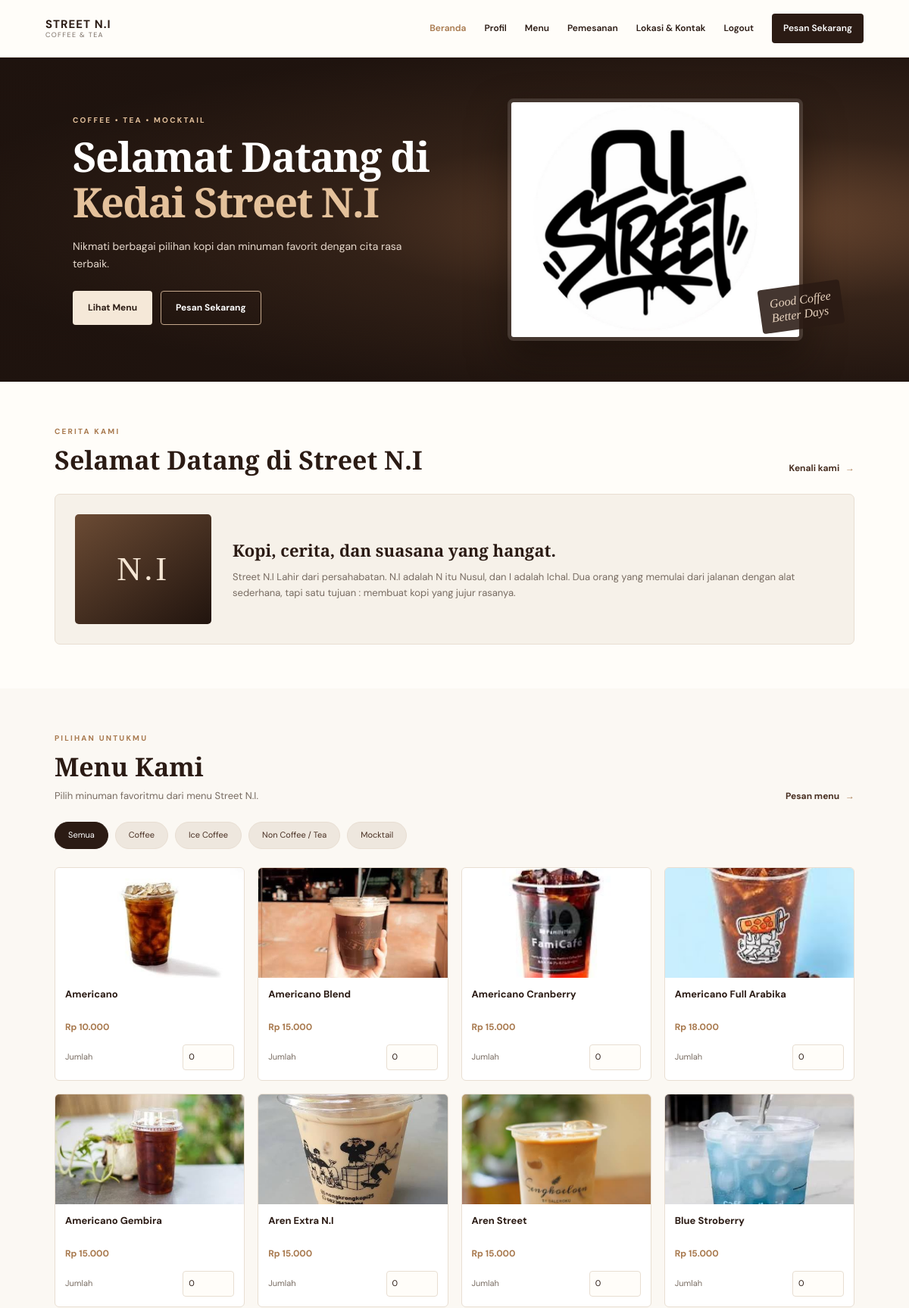
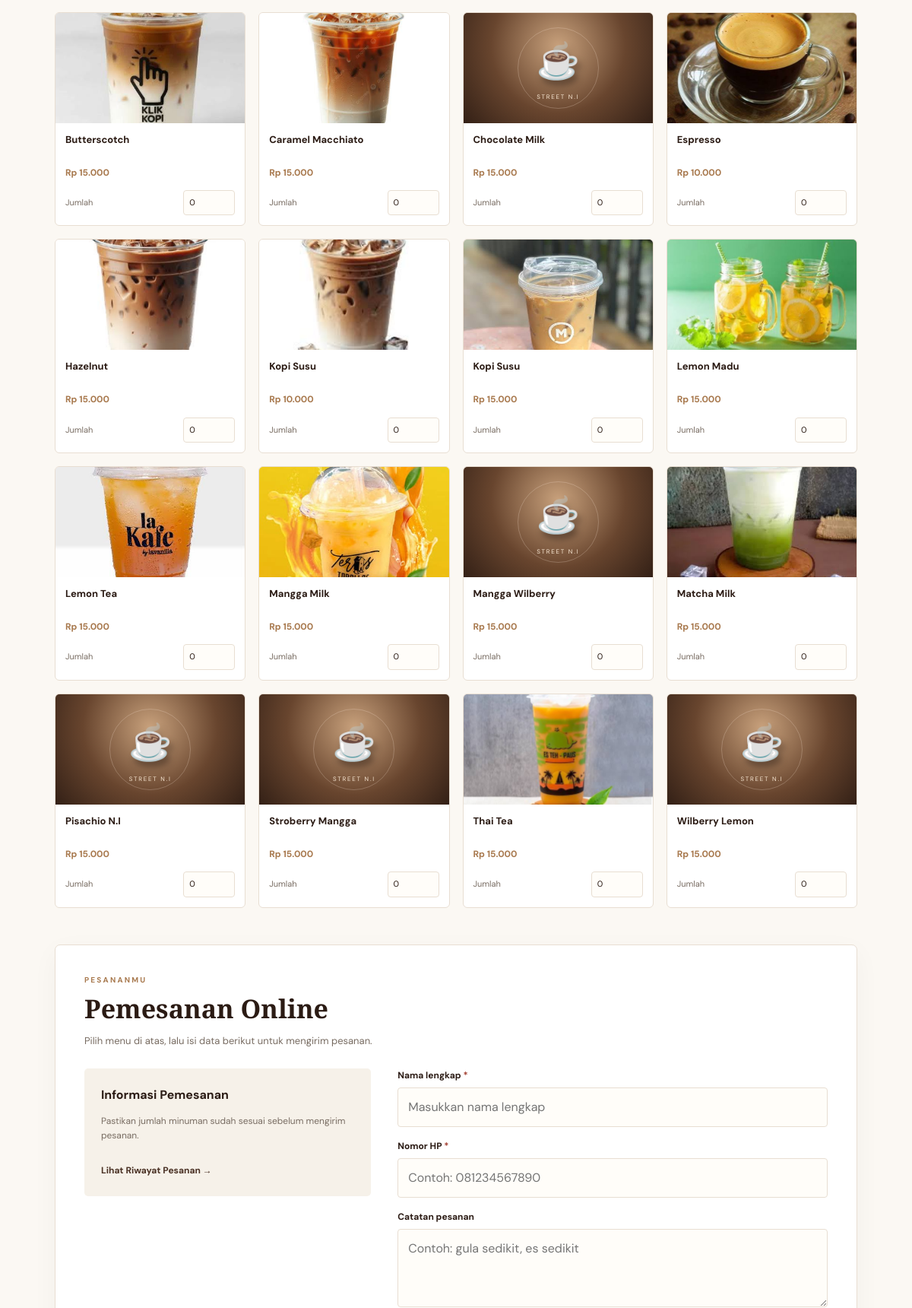
Page /index.php (signed in, upper part) on the committed database (2 pictures, top to bottom).
### tables this page shows
CREATE TABLE `produk` (
  `id_produk` int(11) NOT NULL,
  `id_kategori` int(11) NOT NULL,
  `nama_produk` varchar(100) NOT NULL,
  `deskripsi` text DEFAULT NULL,
  `harga` decimal(10,2) NOT NULL,
  `foto` varchar(255) DEFAULT NULL
);

### index.php (the view, shortened to what this page needs)
<?php
require __DIR__ . '/config/koneksi.php';
$query = mysqli_query(
    $koneksi,
       "SELECT id_produk, nama_produk, harga, foto
     FROM produk
     ORDER BY nama_produk ASC"
);
function rupiah($angka) {
    return 'Rp ' . number_format((float)$angka, 0, ',', '.');
}
?>
<!DOCTYPE html>
<html lang="id">
<head>
    <link rel="stylesheet" href="assets/css/style.css">
</head>
<body>
    <?php include __DIR__ . '/includes/header.php'; ?>
    <main>
        <section class="hero" id="beranda">
            <div class="hero-content">
                <p class="eyebrow">COFFEE • TEA • MOCKTAIL</p>
                <h1>Selamat Datang di<br><span>Kedai Street N.I</span></h1>
                <p>Nikmati berbagai pilihan kopi dan minuman favorit dengan cita rasa terbaik.</p>
                <div class="hero-actions">
                    <a class="button button-light" href="#menu">Lihat Menu</a>
                    <a class="button button-outline" href="#pemesanan">Pesan Sekarang</a>
                </div>
            </div>
            <div class="hero-art">
                <img class="hero-shop-photo" src="assets/images/logo-street-ni.jpeg" alt="Foto asli kedai Street N.I">
                <span class="hero-note">Good Coffee<br>Better Days</span>
            </div>
        </section>
        <section class="section favorite-section" id="profil">
            <div class="section-heading">
                <div><p class="eyebrow">CERITA KAMI</p><h2>Selamat Datang di Street N.I</h2></div>
                <a class="text-link" href="#lokasi">Kenali kami <span>→</span></a>
            </div>
            <div class="about-panel">
                <div class="about-icon">N.I</div>
                <div>
                    <h3>Kopi, cerita, dan suasana yang hangat.</h3>
                    <p>Street N.I Lahir dari persahabatan. N.I adalah N itu Nusul, dan I adalah Ichal. Dua orang yang memulai dari jalanan dengan alat sederhana, tapi satu tujuan : membuat kopi yang jujur rasanya.</p>
                </div>
            </div>
        </section>
        <section class="section menu-section" id="menu">
            <div class="section-heading">
                <div><p class="eyebrow">PILIHAN UNTUKMU</p><h2>Menu Kami</h2><p class="section-subtitle">Pilih minuman favoritmu dari menu Street N.I.</p></div>
                <a class="text-link" href="#pemesanan">Pesan menu <span>→</span></a>
            </div>
            <div class="category-pills" aria-label="Kategori menu">
                <button type="button" class="category-pill selected" data-filter="all">Semua</button>
                <button type="button" class="category-pill" data-filter="coffee">Coffee</button>
                <button type="button" class="category-pill" data-filter="ice">Ice Coffee</button>
                <button type="button" class="category-pill" data-filter="tea">Non Coffee / Tea</button>
                <button type="button" class="category-pill" data-filter="mocktail">Mocktail</button>
            </div>
            <?php if ($query && mysqli_num_rows($query) > 0) { ?>
            <form action="proses_pesanan.php" method="POST" id="orderForm">
                <div class="menu-grid">
                    <?php while ($produk = mysqli_fetch_assoc($query)) {
                        $nama = (string)$produk['nama_produk'];
                        $kategori = 'coffee';
                        $namaLower = strtolower($nama);
                        if (preg_match('/matcha|lemon|thai tea|chocolate|coklat|milk tea|teh/', $namaLower)) {
                            $kategori = 'tea';
                        } elseif (preg_match('/mangga|strawberry|stroberry|berry|wilberry|mocktail/', $namaLower)) {
                            $kategori = 'mocktail';
                        } elseif (preg_match('/americano|aren|hazelnut|butterscotch|pistachio|pisachio|caramel|macchiato|kopi susu/', $namaLower)) {
                            $kategori = 'ice';
                        }
                    ?>
                    <article class="product-card" data-category="<?= htmlspecialchars($kategori, ENT_QUOTES, 'UTF-8') ?>">
                       <?php
							$foto = trim((string)($produk['foto'] ?? ''));
						$fotoPath = 'assets/images/menu/' . basename($foto);
						if ($foto !== '' && is_file(__DIR__ . '/' . $fotoPath)) { ?>
						<div class="product-photo"><img src="<?= htmlspecialchars($fotoPath, ENT_QUOTES, 'UTF-8') ?>" alt="<?= htmlspecialchars($nama, ENT_QUOTES, 'UTF-8') ?>" loading="lazy"></div>
						<?php } else { ?>
						<div class="product-art" aria-hidden="true"><span>☕</span><small>STREET N.I</small></div>
						<?php } ?>
                        <div class="product-info">
                            <h3><?= htmlspecialchars($nama, ENT_QUOTES, 'UTF-8') ?></h3>
                            <p class="product-price"><?= rupiah($produk['harga']) ?></p>
                            <label class="quantity-control">
                                <span>Jumlah</span>
                                <input type="number" name="qty[<?= (int)$produk['id_produk'] ?>]" min="0" max="100" value="0" inputmode="numeric" aria-label="Jumlah <?= htmlspecialchars($nama, ENT_QUOTES, 'UTF-8') ?>">
                            </label>
                        </div>
                    </article>
                    <?php } ?>
                </div>
                <section class="order-panel" id="pemesanan">
                    <div class="order-heading">
                        <p class="eyebrow">PESANANMU</p>
                        <h2>Pemesanan Online</h2>
                        <p>Pilih menu di atas, lalu isi data berikut untuk mengirim pesanan.</p>
                    </div>
                    <div class="order-layout">
                        <div class="order-summary">
                            <h3>Informasi Pemesanan</h3>
                            <p>Pastikan jumlah minuman sudah sesuai sebelum mengirim pesanan.</p>
                            <a class="text-link" href="riwayat_pesanan.php">Lihat Riwayat Pesanan →</a>
                        </div>
                        <div class="order-fields">
                            <label for="nama">Nama lengkap <span>*</span></label>
                            <input type="text" id="nama" name="nama_pemesan" maxlength="100" placeholder="Masukkan nama lengkap" required>
                            <label for="hp">Nomor HP <span>*</span></label>
                            <input type="tel" id="hp" name="no_hp" maxlength="20" placeholder="Contoh: 081234567890" required>
                            <label for="catatan">Catatan pesanan</label>
                            <textarea id="catatan" name="catatan" rows="3" placeholder="Contoh: gula sedikit, es sedikit"></textarea>
                        </div>
                    </div>
                </section>
            </form>
            <?php } else { ?>
                <div class="empty-menu">Menu belum tersedia. Silakan isi tabel produk terlebih dahulu.</div>
            <?php } ?>
        </section>
    </main>
</body>
</html>

### includes/header.php (shortened to what this page needs)
<header class="site-header">
    <a class="brand" href="#beranda" aria-label="Street N.I beranda">
        <span class="brand-text"><strong>STREET N.I</strong><small>COFFEE &amp; TEA</small></span>
    </a>
    <?php include __DIR__ . '/navbar.php'; ?>
</header>

### includes/navbar.php
     <nav class="main-nav" id="mainNav">
         <a class="active" href="#beranda">Beranda</a>
         <a href="#profil">Profil</a>
         <a href="#menu">Menu</a>
         <a href="#pemesanan">Pemesanan</a>
         <a href="#lokasi">Lokasi &amp; Kontak</a>
<a href="logout_pelanggan.php">Logout</a>
         <a class="nav-order" href="#pemesanan">Pesan Sekarang</a>
     </nav>

### rows in the picture
produk: foto (picture), nama_produk "Americano", harga "Rp 10.000"
produk: foto (picture), nama_produk "Americano Blend", harga "Rp 15.000"
produk: foto (picture), nama_produk "Americano Cranberry", harga "Rp 15.000"
produk: foto (picture), nama_produk "Americano Full Arabika", harga "Rp 18.000"
produk: foto (picture), nama_produk "Americano Gembira", harga "Rp 15.000"
produk: foto (picture), nama_produk "Aren Extra N.I", harga "Rp 15.000"
produk: foto (picture), nama_produk "Aren Street", harga "Rp 15.000"
produk: foto (picture), nama_produk "Blue Stroberry", harga "Rp 15.000"
produk: foto (picture), nama_produk "Butterscotch", harga "Rp 15.000"
produk: foto (picture), nama_produk "Caramel Macchiato", harga "Rp 15.000"
produk: shows "STREET N.I", nama_produk "Chocolate Milk", harga "Rp 15.000"
produk: foto (picture), nama_produk "Espresso", harga "Rp 10.000"
produk: foto (picture), nama_produk "Hazelnut", harga "Rp 15.000"
produk: foto (picture), nama_produk "Kopi Susu", harga "Rp 10.000"
produk: foto (picture), nama_produk "Kopi Susu", harga "Rp 15.000"
produk: foto (picture), nama_produk "Lemon Madu", harga "Rp 15.000"
produk: foto (picture), nama_produk "Lemon Tea", harga "Rp 15.000"
produk: foto (picture), nama_produk "Mangga Milk", harga "Rp 15.000"
produk: shows "STREET N.I", nama_produk "Mangga Wilberry", harga "Rp 15.000"
produk: foto (picture), nama_produk "Matcha Milk", harga "Rp 15.000"
produk: shows "STREET N.I", nama_produk "Pisachio N.I", harga "Rp 15.000"
produk: shows "STREET N.I", nama_produk "Stroberry Mangga", harga "Rp 15.000"
produk: foto (picture), nama_produk "Thai Tea", harga "Rp 15.000"
produk: shows "STREET N.I", nama_produk "Wilberry Lemon", harga "Rp 15.000"
